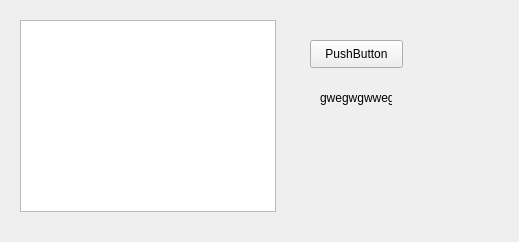
<?xml version="1.0" encoding="UTF-8"?>
<ui version="4.0">
 <class>Form</class>
 <widget class="QWidget" name="Form">
  <property name="geometry">
   <rect>
    <x>0</x>
    <y>0</y>
    <width>519</width>
    <height>242</height>
   </rect>
  </property>
  <property name="windowTitle">
   <string>Form</string>
  </property>
  <widget class="QPushButton" name="pushButton">
   <property name="geometry">
    <rect>
     <x>310</x>
     <y>40</y>
     <width>93</width>
     <height>28</height>
    </rect>
   </property>
   <property name="text">
    <string>PushButton</string>
   </property>
  </widget>
  <widget class="QLabel" name="labela">
   <property name="geometry">
    <rect>
     <x>320</x>
     <y>90</y>
     <width>72</width>
     <height>15</height>
    </rect>
   </property>
   <property name="text">
    <string>gwegwgwweg</string>
   </property>
  </widget>
  <widget class="QListView" name="listView">
   <property name="geometry">
    <rect>
     <x>20</x>
     <y>20</y>
     <width>256</width>
     <height>192</height>
    </rect>
   </property>
  </widget>
 </widget>
 <resources/>
 <connections/>
</ui>
